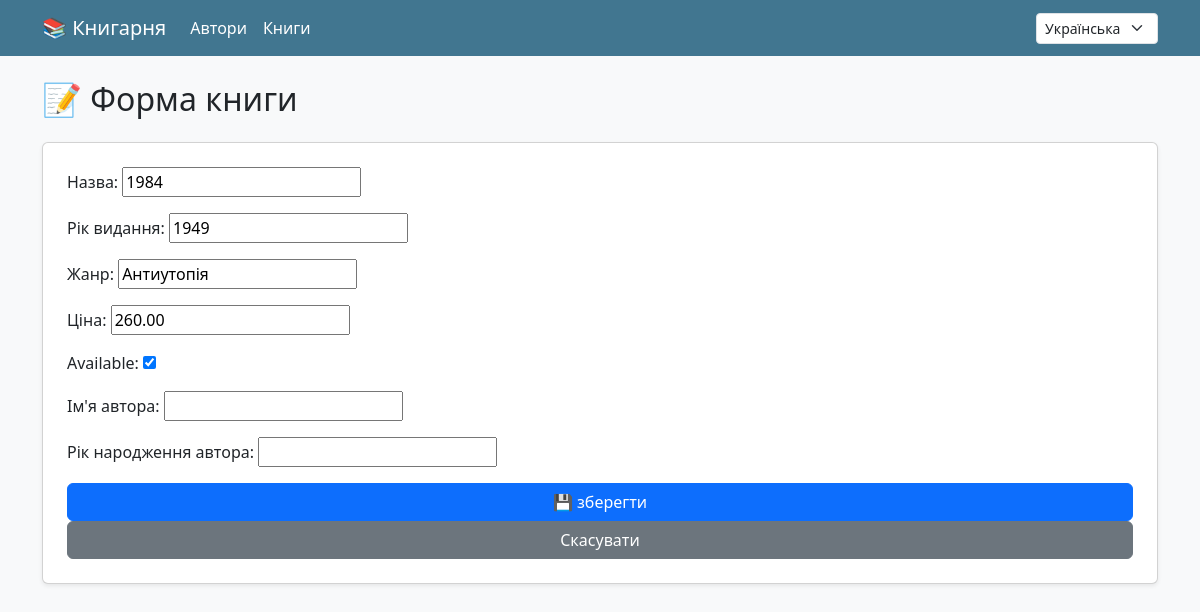
Page /uk/books/5/update/ (signed in) on the committed database.
### books/models.py (models this page shows, shortened)
class Book(models.Model):
    author = models.ForeignKey(Author, on_delete=models.CASCADE, related_name='books')
    title = models.CharField(max_length=200)
    publication_year = models.PositiveIntegerField()
    genre = models.CharField(max_length=100)
    price = models.DecimalField(max_digits=6, decimal_places=2)
    is_available = models.BooleanField(default=True)

### books/views.py (the view, shortened to what this page needs)
# urls.py: path('books/<int:pk>/update/', BookUpdateView.as_view(), name='book_update'),
@method_decorator(role_required(['manager', 'admin']), name='dispatch')
class BookUpdateView(View):
    def get(self, request, pk):
        book = get_object_or_404(Book, pk=pk)
        form = BookForm(instance=book)
        return render(request, 'books/book_form.html', {'form': form})

### books/forms.py
class BookForm(forms.ModelForm):
    author_name = forms.CharField(label=_("Author Name"))
    author_birth_year = forms.IntegerField(label=_("Author Birth Year"))
    class Meta:
        model = Book
        fields = ['title', 'publication_year', 'genre', 'price', 'is_available']
        labels = {
            'title': _('Title'),
            'publication_year': _('Publication Year'),
            'genre': _('Genre'),
            'price': _('Price'),
            'is_available': _('Available'),
        }

### books/views.py (called while the page is built)
def role_required(roles):
    def decorator(view_func):
        def _wrapped_view(request, *args, **kwargs):
            if not request.user.is_authenticated:
                return redirect('login')
            try:
                if request.user.userprofile.role not in roles:
                    return HttpResponseForbidden(_("⛔ Доступ заборонено"))
            except UserProfile.DoesNotExist:
                return HttpResponseForbidden(_("⛔ Профіль користувача не знайдено"))
            return view_func(request, *args, **kwargs)
        return _wrapped_view
    return decorator

### templates/books/book_form.html (shortened to what this page needs)
{% extends 'books/base.html' %}
{% load i18n %}
{% block content %}
<h2 class="mb-4">📝 {% trans "Book Form" %}</h2>
<form method="post" class="card p-4 shadow-sm bg-white">
  {{ form.as_p }}
  <button type="submit" class="btn btn-primary">💾 {% trans "Save" %}</button>
  <a href="{% url 'book_list' %}" class="btn btn-secondary">{% trans "Cancel" %}</a>
</form>
{% endblock %}

### rows in the picture
Book: title "1984", publication_year "1949", genre "Антиутопія", price "260.00", is_available "☑"

### other values in the picture
form field language "Українська"
